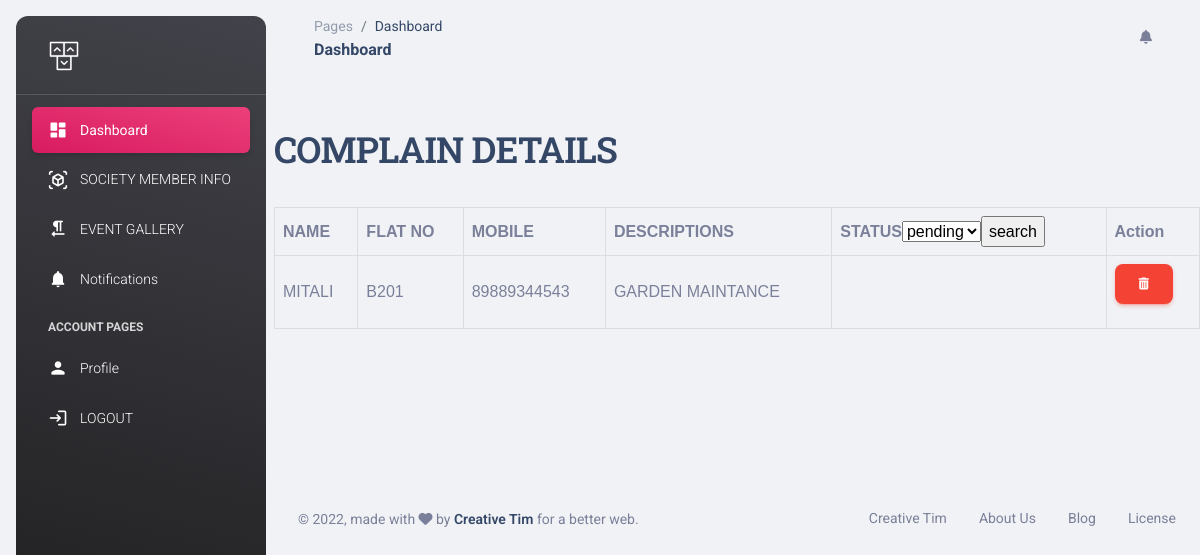
The app's page /SecApp/com/ with its own data.
### memberapp/models.py (models this page shows, shortened)
class Complain(models.Model):
    name=models.CharField(max_length=50)
    flat=models.CharField(max_length=50)
    mobile=models.CharField(max_length=20)
    description=models.CharField(max_length=50)

### myapp/views.py (the view)
# urls.py: path('com/',views.com,name='com'),
def com(request):
  r=co.objects.all()[::-1]
  select=False
  if request.method=='POST':
      select=request.POST['search']
      if select=='pending':
          select= False
      else:
          select=True
  return render(request,'com.html',{'r':r,'select':select})

### myapp/templates/com.html (shortened to what this page needs)
{% extends 'header.html' %}
{% load static %}
{% block content %}
<!DOCTYPE html>
<html>
<head>
</head>
<body>
  <br><br>
<h2>COMPLAIN DETAILS</h2>
<br>
<table>
  <tr>
    <th>NAME</th>
    <th>FLAT NO</th>
    <th>MOBILE</th>
    <th>DESCRIPTIONS</th>
    <th>STATUS<select name="cars" id="cars">
      <option value="pending"  >pending</option>
      <option value="solve">solve</option></select><input type="submit" value="search"></th>
    <th>Action</th>
  </tr>
<tbody>
  {% for i in r %}
  <tr>
    <td>{{i.name}}</td>
    <td>{{i.flat}}</td>
    <td>{{i.mobile}}</td>
    <td>{{i.description}}</td>
    <td >{{i.status}}
    </td>
    <td><a href="{% url 'delete' i.id %}"><button class="btn btn-danger"><i class="fa fa-trash"></i></button></a>  </td>
  </tr>
  {% endfor %}
</tbody>
</table>
</body>
</html>
<br><br><br><br><br><br>
{% endblock %}

### myapp/templates/com.html (style rules this page uses)
table { font-family: arial, sans-serif; border-collapse: collapse; width: 100%; }
td, th { border: 1px solid #dddddd; text-align: left; padding: 8px; }

### records on screen
Complain: name "MITALI", flat "B201", mobile "89889344543", description "GARDEN MAINTANCE"
